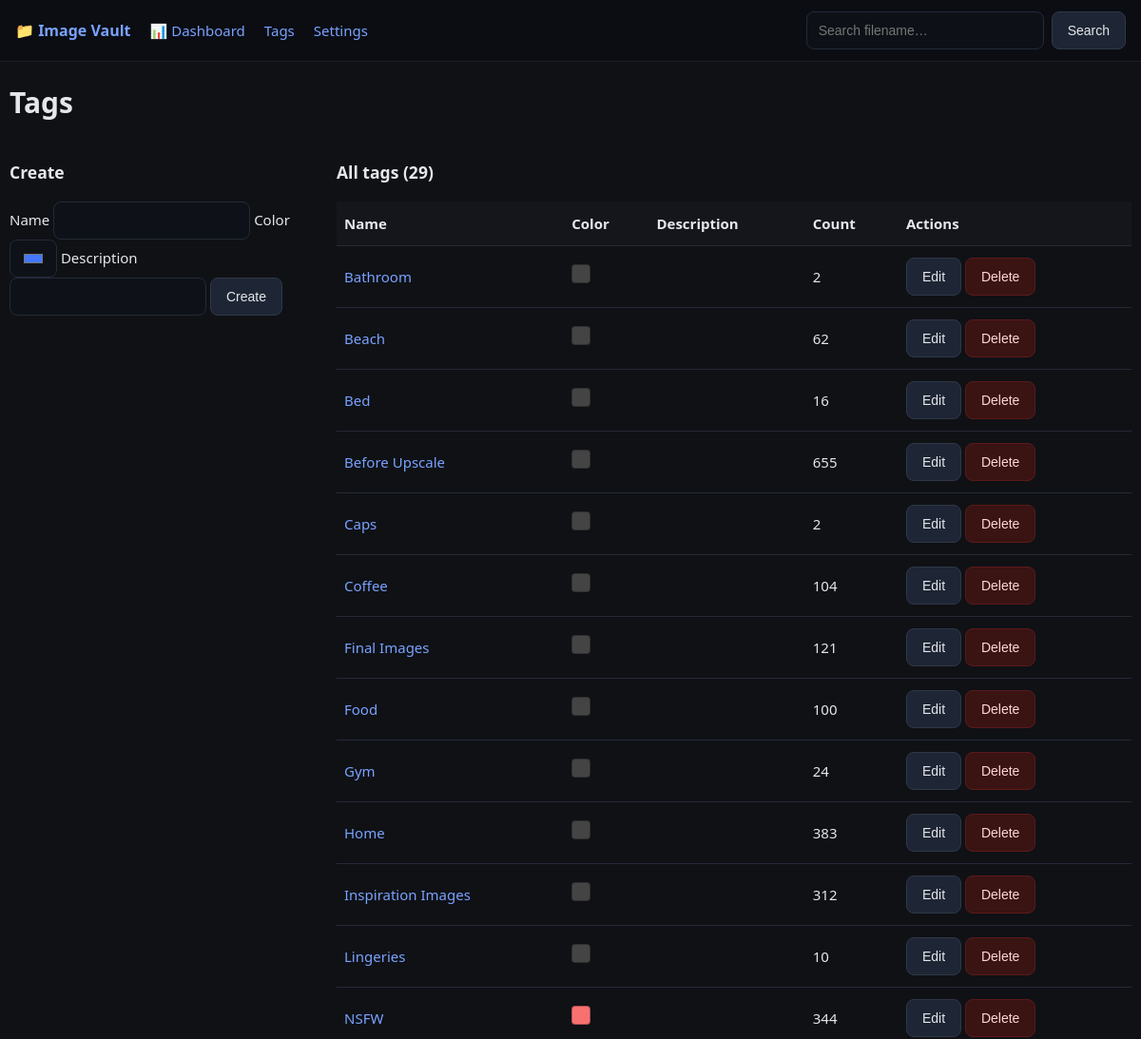
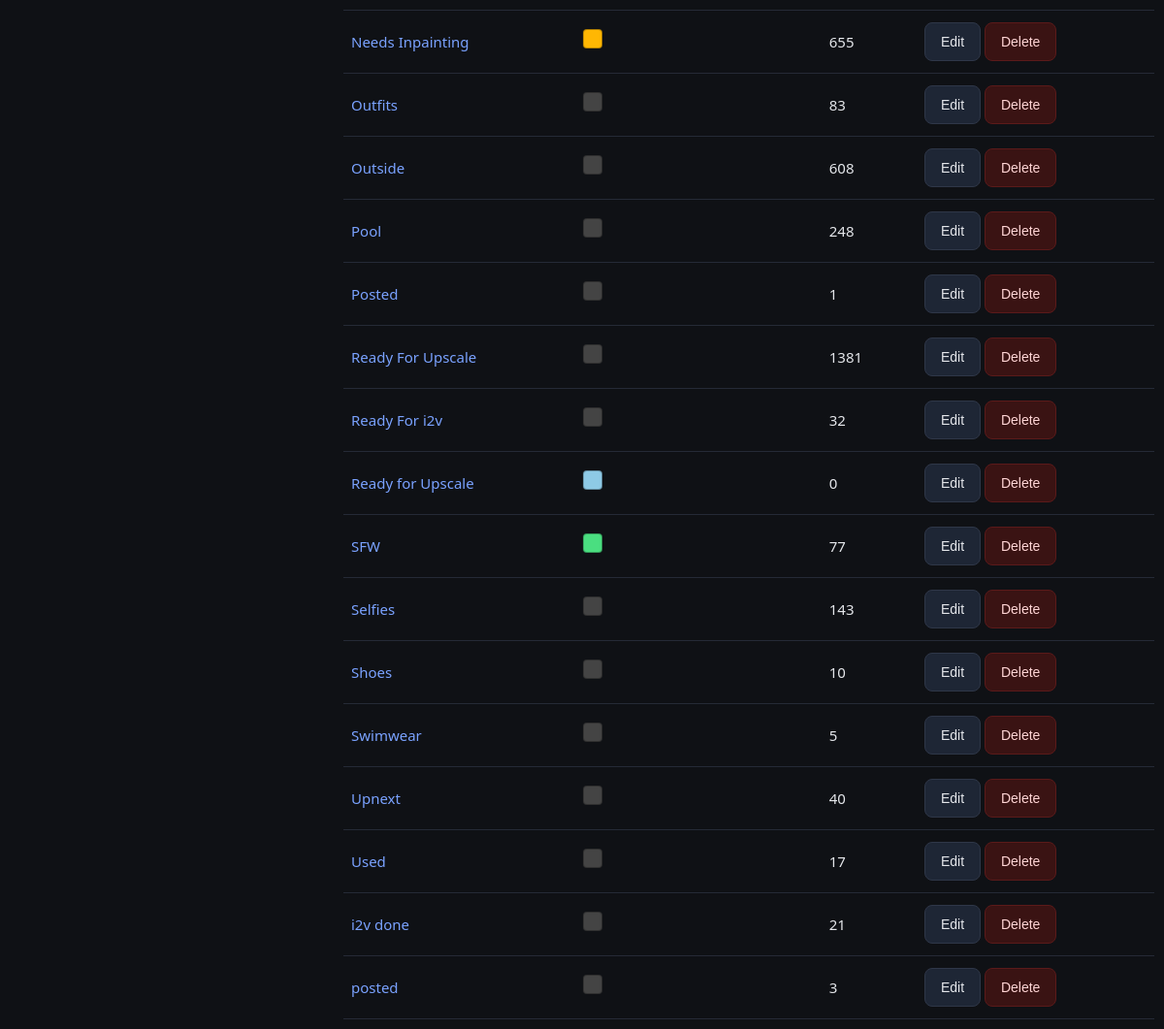
The app's page /tags with its own data (2 pictures, top to bottom).
### models.py (models this page shows)
class Tag(SQLModel, table=True):
    id: Optional[int] = Field(default=None, primary_key=True)
    name: str = Field(index=True, unique=True)
    color: Optional[str] = None
    description: Optional[str] = None

### routes.py (the view)
def get_tags():
    with get_session() as s:
        tags = s.exec(select(Tag).order_by(Tag.name)).all()
        tag_counts = {}
        for tag in tags:
            count = len(s.exec(
                select(ImageTagLink).where(ImageTagLink.tag_id == tag.id)
            ).all())
            tag_counts[tag.id] = count
    return render("tags.html", title="Tags", tags=tags, tag_counts=tag_counts)

### templates/tags.html (shortened to what this page needs)
{% extends 'base.html' %}
{% block content %}
<h1>Tags</h1>
<div class="twocol">
  <section>
    <h3>Create</h3>
    <form method="post" action="/tags">
      <label>Name</label>
      <input name="name" required />
      <label>Color</label>
      <input name="color" type="color" value="#4477ff" />
      <label>Description</label>
      <input name="description" />
      <button>Create</button>
    </form>
  </section>
  <section>
    <h3>All tags ({{ tags|length }})</h3>
    <table class="tbl">
      <thead><tr><th>Name</th><th>Color</th><th>Description</th><th>Count</th><th>Actions</th></tr></thead>
      <tbody>
      {% for t in tags %}
        <tr id="tag-{{ t.id }}">
          <td>
            <span class="tag-display" id="display-{{ t.id }}">
              <a href="/images?tag={{ t.name }}">{{ t.name }}</a>
            </span>
          </td>
          <td>
            <span class="tag-display" id="color-display-{{ t.id }}">
              <span class="swatch" style="background: {{ t.color or '#444' }};"></span>
            </span>
          </td>
          <td>
          </td>
          <td>{{ tag_counts[t.id] }}</td>
          <td>
            <span class="tag-display" id="actions-display-{{ t.id }}">
              <button onclick="editTag({{ t.id }})" class="edit-btn">Edit</button>
              <form method="post" action="/tags/{{ t.id }}/delete" style="display: inline;" onsubmit="return confirm('Delete tag?');">
                <button class="danger">Delete</button>
              </form>
            </span>
          </td>
        </tr>
      {% endfor %}
      </tbody>
    </table>
  </section>
</div>
{% endblock %}

### static/app.css (style rules this page uses)
:root { --bg: #0f1115; --fg: #e5e7eb; --muted: #a1a1aa; --card: #111318; --chip: #2a2e37; --brand: #7aa2ff; --danger: #ff5c5c; --success: #10b981; --warning: #f59e0b; --border: #1f2430; --hover: #1a1d24; --focus: #2563eb; }
* { box-sizing: border-box; }
html, body { margin: 0; padding: 0; width: 100%; max-width: none; }
body { background: var(--bg); color: var(--fg); font: 15px/1.5 system-ui, -apple-system, "Segoe UI", Roboto, Inter, Ubuntu, Helvetica, Arial; -webkit-font-smoothing: antialiased; -moz-osx-font-smoothing: grayscale; }
a { color: var(--brand); text-decoration: none; transition: color 0.2s ease; }
button { cursor: pointer; background: #1e2635; border: 1px solid #2f3748; color: var(--fg); padding: 10px 16px; border-radius: 8px; font-size: 14px; font-weight: 500; transition: all 0.2s ease; display: inline-flex; align-items: center; gap: 6px; min-height: 40px; }
button.danger { background: #3a1313; border-color: #5b1a1a; color: #ffd5d5; }
input, select { background: #0e1218; border: 1px solid #232a39; color: var(--fg); padding: 10px 12px; border-radius: 8px; font-size: 14px; transition: all 0.2s ease; min-height: 40px; }
.tbl { width: 100%; border-collapse: collapse; }
.tbl th, .tbl td { border-bottom: 1px solid #252a36; padding: 12px 8px; text-align: left; }
.tbl th { font-weight: 600; color: var(--fg); background: rgba(26, 29, 36, 0.5); }
.twocol { display: grid; grid-template-columns: 320px 1fr; gap: 24px; align-items: start; }
.swatch { display: inline-block; width: 20px; height: 20px; border-radius: 4px; border: 1px solid rgba(0, 0, 0, 0.3); }

### records on screen
Tag: name "Bathroom", tag_counts "2"
Tag: name "Beach", tag_counts "62"
Tag: name "Bed", tag_counts "16"
Tag: name "Before Upscale", tag_counts "655"
Tag: name "Caps", tag_counts "2"
Tag: name "Coffee", tag_counts "104"
Tag: name "Final Images", tag_counts "121"
Tag: name "Food", tag_counts "100"
Tag: name "Gym", tag_counts "24"
Tag: name "Home", tag_counts "383"
Tag: name "Inspiration Images", tag_counts "312"
Tag: name "Lingeries", tag_counts "10"
Tag: name "NSFW", tag_counts "344"
Tag: name "Needs Inpainting", tag_counts "655"
Tag: name "Outfits", tag_counts "83"
Tag: name "Outside", tag_counts "608"
Tag: name "Pool", tag_counts "248"
Tag: name "Posted", tag_counts "1"
Tag: name "Ready For Upscale", tag_counts "1381"
Tag: name "Ready For i2v", tag_counts "32"
Tag: name "Ready for Upscale", tag_counts "0"
Tag: name "SFW", tag_counts "77"
Tag: name "Selfies", tag_counts "143"
Tag: name "Shoes", tag_counts "10"
Tag: name "Swimwear", tag_counts "5"
Tag: name "Upnext", tag_counts "40"
Tag: name "Used", tag_counts "17"
Tag: name "i2v done", tag_counts "21"
Tag: name "posted", tag_counts "3"

### other values on screen
{{ tags|length }} "29"
